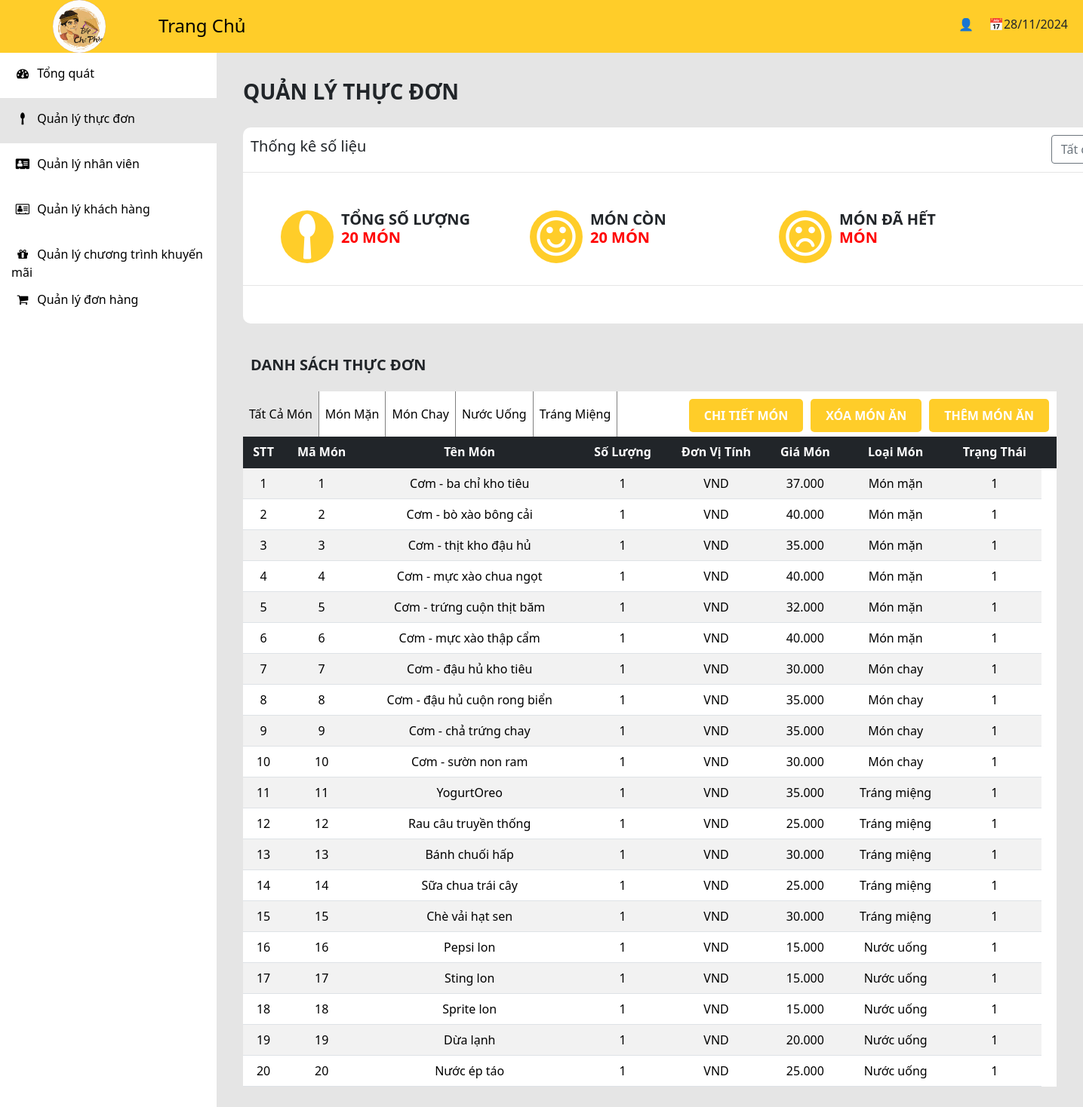
Page /view/admin/managementfood.php on the committed database.
### tables this page shows
CREATE TABLE `monan` (
  `maMA` int(11) NOT NULL,
  `maLoaiMA` int(11) NOT NULL,
  `tenMA` varchar(50) NOT NULL,
  `soLuong` int(11) NOT NULL,
  `donGia` decimal(10,3) NOT NULL DEFAULT 0.000,
  `donViTinh` varchar(100) NOT NULL,
  `nguyenLieu` varchar(100) NOT NULL,
  `hinhAnh` varchar(100) NOT NULL,
  `trangThai` tinyint(4) NOT NULL,
  `mota` text NOT NULL
);

CREATE TABLE `loaimonan` (
  `maLoaiMA` int(11) NOT NULL,
  `tenLoaiMA` varchar(50) NOT NULL
);

### model/mMonAn.php (called while the page is built, shortened)
<?php
    class MMonAn {
        public function SelectAllMA() {
            $p = new clsKetNoi();
            $conn = $p->moketnoi();
            $conn->set_charset('utf8');
            if($conn){
                $str = "select * from monan";
                $tblMA = $conn->query($str);
                return $tblMA;
            }else{
                return false;
            }
        }
        public function SelectAllTHByIDSP($txt)
		{
			$p =  new clsKetNoi();
			$con = $p->moketnoi();
			if($con)
			{
                $str = "SELECT tenLoaiMA FROM `monan` s JOIN loaimonan t on s.maLoaiMA=t.maLoaiMA WHERE maMA = '$txt'";
				$result = $con->query($str);
				return $result;
			}
			else
			{
				return false;
			}
		}
    }
?>

### controler/cMonAn.php (called while the page is built, shortened)
<?php
    include($_SERVER['DOCUMENT_ROOT'] . "/quanLyQuanCom/model/mMonAn.php");
    class CMonAn{
        public function getAllMA(){
            $p = new MMonAn();
            $tblMA = $p->SelectAllMA();
            if($tblMA){
                if($tblMA->num_rows>0){
                    return $tblMA;
                }else{
                    return -1;
                }
            }else{
                return false;
            }
        }
        public function GetTHByIDSP($txt)
		{
			$p = new MMonAn();
			$result = $p->SelectAllTHByIDSP($txt);
			if($result)
			{
				if($result->num_rows>0)
				{
					return $result;
				}
				else{
					return -1;
				}
			}
			else
			{
				return false;
			}
		}
    }
?>

### view/admin/view_admin/view_food.php (the view)
<?php
    include_once("../../controler/cMonAn.php");
    $p = new CMonAn();
    if(isset($_GET["idLoai"])){
        $tblMA = $p->getAllMAbyLoaiMon($_GET["idLoai"]);
    }
    else{
        $tblMA = $p->getAllMA();
    }
    if(!$tblMA)
    {
        echo 'Không kết nối được';
    }
    elseif($tblMA==-1)
    {
        echo 'Chưa có dữ liệu món ăn';
    }
    else
    {
        $dem=1;
        echo '<table class="table table-striped" style="background-color: white;">
                    <thead class="table-dark">
                        <tr style="text-align:center;">
                            <th>STT</th>
                            <th>Mã Món</th>
                            <th>Tên Món</th>
                            <th>Số Lượng</th>
                            <th>Đơn Vị Tính</th>
                            <th>Giá Món</th>
                            <th>Loại Món</th>
                            <th>Trạng Thái</th>
                            <th></th>
                        </tr>
                    </thead>
                    <tbody>';
        while($r=$tblMA->fetch_assoc())
        {
            echo '<tr style="text-align: center">';
                echo '<td><a href="?id='.$r['maMA'].'" style="text-decoration:none; color: black;">'.$dem.'</a></td>';
                echo '<td><a href="?id='.$r['maMA'].'" style="text-decoration:none; color: black;">'.$r['maMA'].'</a></td>';
                echo '<td><a href="?id='.$r['maMA'].'" style="text-decoration:none; color: black;">'.$r['tenMA'].'</a></td>';
                echo '<td><a href="?id='.$r['maMA'].'" style="text-decoration:none; color: black;">'.$r['soLuong'].'</a></td>';
                echo '<td><a href="?id='.$r['maMA'].'" style="text-decoration:none; color: black;">'.$r['donViTinh'].'</a></td>';
                echo '<td><a href="?id='.$r['maMA'].'" style="text-decoration:none; color: black;">'.$r['donGia'].'</a></td>';
                $rs = $p->GetTHByIDSP($r['maMA']);
                if($rs->num_rows > 0) {
                    while($row = $rs->fetch_assoc()) {
                        echo '<td><a href="?id='.$r['maMA'].'" style="text-decoration:none; color: black;">'.$row['tenLoaiMA'].'</a></td>';
                    }
                }
                echo '<td><a href="?id='.$r['maMA'].'" style="text-decoration:none; color: black;">'.$r['trangThai'].'</a></td>';
            echo '</tr>';
            $dem++;
        }
        echo '</tbody>';
        echo '</table>';
    }
?>

### css/admin_css/adminfood.css (style rules this page uses)
* { box-sizing: border-box; margin: 0 auto; }

### rows in the picture
monan: maMA "1", tenMA "Cơm - ba chỉ kho tiêu", soLuong "1", donViTinh "VND", donGia "37.000", trangThai "1"
loaimonan: tenLoaiMA "Món mặn"
monan: maMA "2", tenMA "Cơm - bò xào bông cải", soLuong "1", donViTinh "VND", donGia "40.000", trangThai "1"
monan: maMA "3", tenMA "Cơm - thịt kho đậu hủ", soLuong "1", donViTinh "VND", donGia "35.000", trangThai "1"
monan: maMA "4", tenMA "Cơm - mực xào chua ngọt", soLuong "1", donViTinh "VND", donGia "40.000", trangThai "1"
monan: maMA "5", tenMA "Cơm - trứng cuộn thịt băm", soLuong "1", donViTinh "VND", donGia "32.000", trangThai "1"
monan: maMA "6", tenMA "Cơm - mực xào thập cẩm", soLuong "1", donViTinh "VND", donGia "40.000", trangThai "1"
monan: maMA "7", tenMA "Cơm - đậu hủ kho tiêu", soLuong "1", donViTinh "VND", donGia "30.000", trangThai "1"
loaimonan: tenLoaiMA "Món chay"
monan: maMA "8", tenMA "Cơm - đậu hủ cuộn rong biển", soLuong "1", donViTinh "VND", donGia "35.000", trangThai "1"
monan: maMA "9", tenMA "Cơm - chả trứng chay", soLuong "1", donViTinh "VND", donGia "35.000", trangThai "1"
monan: maMA "10", tenMA "Cơm - sườn non ram", soLuong "1", donViTinh "VND", donGia "30.000", trangThai "1"
monan: maMA "11", tenMA "YogurtOreo", soLuong "1", donViTinh "VND", donGia "35.000", trangThai "1"
loaimonan: tenLoaiMA "Tráng miệng"
monan: maMA "12", tenMA "Rau câu truyền thống", soLuong "1", donViTinh "VND", donGia "25.000", trangThai "1"
monan: maMA "13", tenMA "Bánh chuối hấp", soLuong "1", donViTinh "VND", donGia "30.000", trangThai "1"
monan: maMA "14", tenMA "Sữa chua trái cây", soLuong "1", donViTinh "VND", donGia "25.000", trangThai "1"
monan: maMA "15", tenMA "Chè vải hạt sen", soLuong "1", donViTinh "VND", donGia "30.000", trangThai "1"
monan: maMA "16", tenMA "Pepsi lon", soLuong "1", donViTinh "VND", donGia "15.000", trangThai "1"
loaimonan: tenLoaiMA "Nước uống"
monan: maMA "17", tenMA "Sting lon", soLuong "1", donViTinh "VND", donGia "15.000", trangThai "1"
monan: maMA "18", tenMA "Sprite lon", soLuong "1", donViTinh "VND", donGia "15.000", trangThai "1"
monan: maMA "19", tenMA "Dừa lạnh", soLuong "1", donViTinh "VND", donGia "20.000", trangThai "1"
monan: maMA "20", tenMA "Nước ép táo", soLuong "1", donViTinh "VND", donGia "25.000", trangThai "1"

### other values in the picture
$countMA "20"
